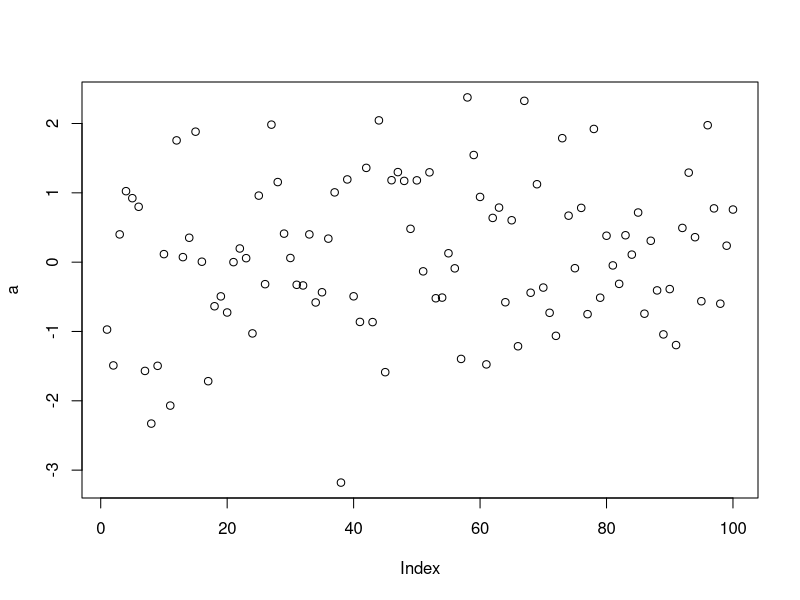
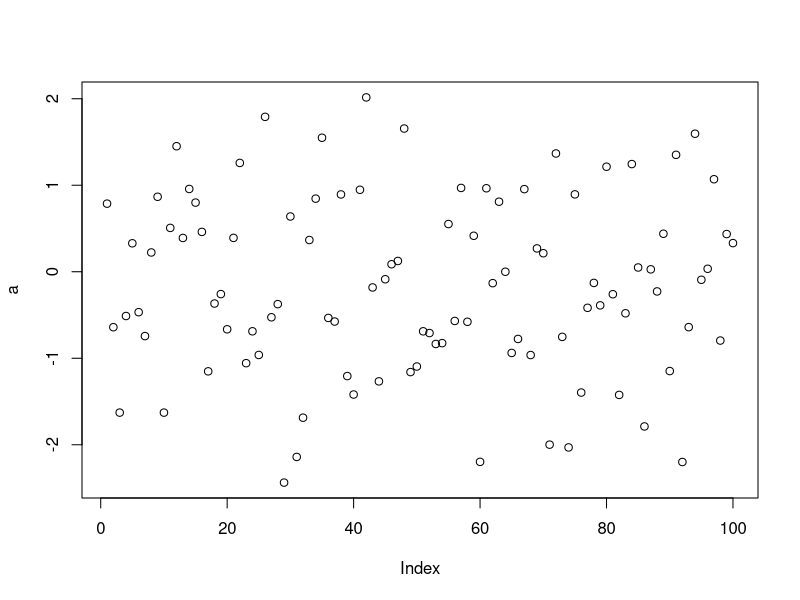

Write the R code that produced these figures, in order.
## ---- chunk 1
knitr::opts_chunk$set(echo = TRUE, eval = TRUE)
# You can set up default seting using r setup
# Here by default we used `echo = TRUE` to tell all chunks to print out the source code
# We also used eval = TRUE so that all the code is evaluated and the results displayed
# Both of these options can be overriden in a particular chunk, though
## ---- chunk 2
# You can show the code and the output and shut off warnings
a <- rnorm(100)
plot(a) 
## ---- chunk 3
a <- rnorm(100)
plot(a) 
